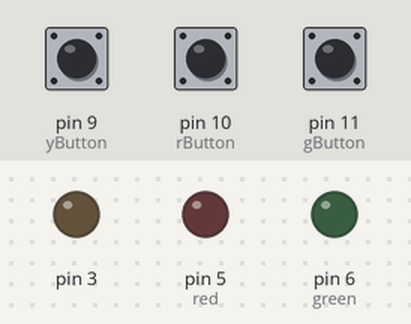
This sketch was run on a simulated Arduino Uno, built with avr-gcc and run on an emulated ATmega328P. On the bench: output pins drawn as LEDs (lit = HIGH). The test bench sets the inputs (shaded band); at power-on: pin 9 (yButton) LOW, pin 10 (rButton) LOW, pin 11 (gButton) LOW. What the sketch prints to the serial monitor is not drawn.

Above: at 1.2 s.
1.3 s: pin 9 (yButton) pulled HIGH for 0.15 s
At 1.37 s:
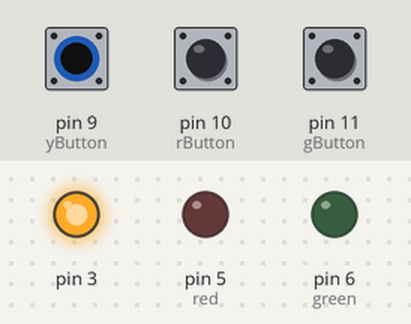
2.9 s: pin 10 (rButton) pulled HIGH for 0.15 s
At 2.97 s:
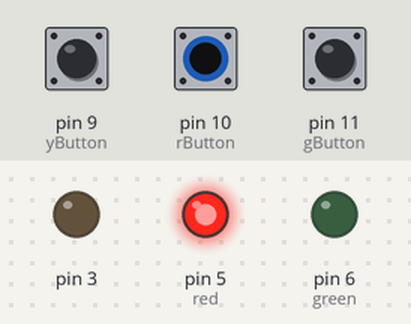
4.5 s: pin 11 (gButton) pulled HIGH for 0.15 s
At 4.57 s:
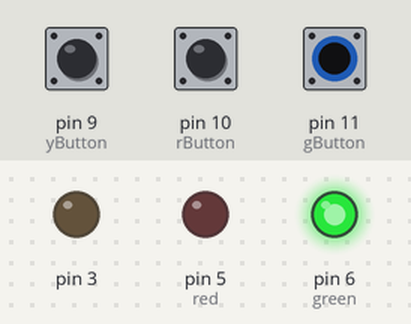
6.1 s: pin 9 (yButton) pulled HIGH for 1 s
At 7.7 s:
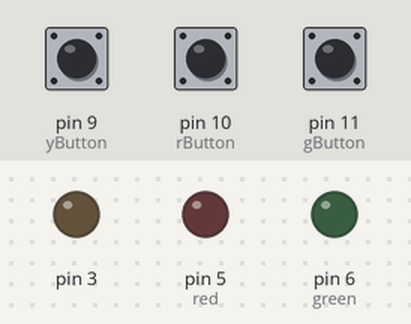
8.6 s: pin 10 (rButton) pulled HIGH for 1 s
At 9.4 s:
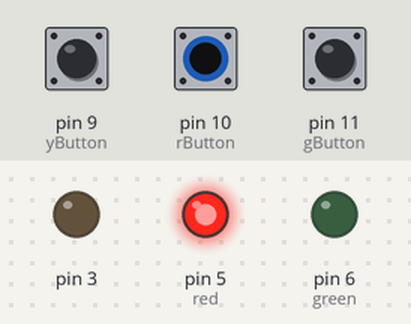
11.1 s: pin 11 (gButton) pulled HIGH for 1 s
At 12.6 s:
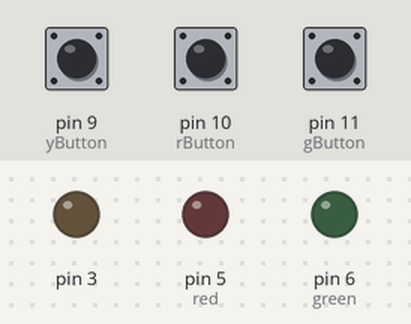
Timing chart, 0 to 14.1 s (numbered marks = the images above; inputs shaded):
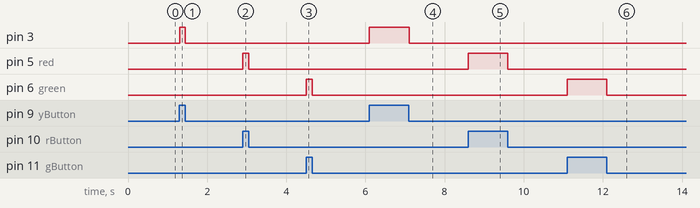

The sketch:

arduino_and_processing.ino
```cpp
const int yButton = 9;
const int rButton = 10;
const int gButton = 11;

const int yellow = 3;
const int red = 5;
const int green = 6;

int greenState = 0; //check if the button is pressed
int yellowState = 0; //check if the button is pressed
int redState = 0; //check if the button is pressed

void setup() {
  // put your setup code here, to run once:
  pinMode(9, INPUT);
  pinMode(10, INPUT);
  pinMode(11, INPUT);
  pinMode(3, OUTPUT);
  pinMode(5, OUTPUT);
  pinMode(6, OUTPUT);
  Serial.begin(9600);
  while (!Serial) {
    ;
  }

}

void loop() {
  yellowState = digitalRead(yButton);
  if (yellowState == HIGH) {
    digitalWrite(3, HIGH);
    Serial.print('s'); //'slow' if the button is pressed

  }

  else {
    digitalWrite(3, LOW);
    Serial.print('n'); // 'n' is sent to processing if the button is not pressed
  }

  greenState = digitalRead(gButton);
  if (greenState == HIGH ) {
    digitalWrite(green, HIGH);
    Serial.print('g'); //'go' if the button is pressed

  }

  else {
    digitalWrite(green, LOW);
    Serial.print('n'); // 'n' is sent to processing if the button is not pressed
  }

  redState = digitalRead(rButton);
  if (redState == HIGH) {
    digitalWrite(red, HIGH);
    Serial.print('r'); //'stop' if the button is pressed
  }

  else {
    digitalWrite(red, LOW);
    Serial.print('n'); // 'n' is sent to processing if the button is not pressed
  }
}
```

Measured:
- after the input at 1.3 s, pin 3: LOW → HIGH at once, → LOW 0.15 s later
- after the input at 2.9 s, pin 5 (red): LOW → HIGH at once, → LOW 0.15 s later
- after the input at 4.5 s, pin 6 (green): LOW → HIGH at once, → LOW 0.15 s later
- after the input at 6.1 s, pin 3: LOW → HIGH at once, → LOW 1.0 s later
- after the input at 8.6 s, pin 5 (red): LOW → HIGH at once, → LOW 1.0 s later
- after the input at 11.1 s, pin 6 (green): LOW → HIGH at once, → LOW 1.0 s later
